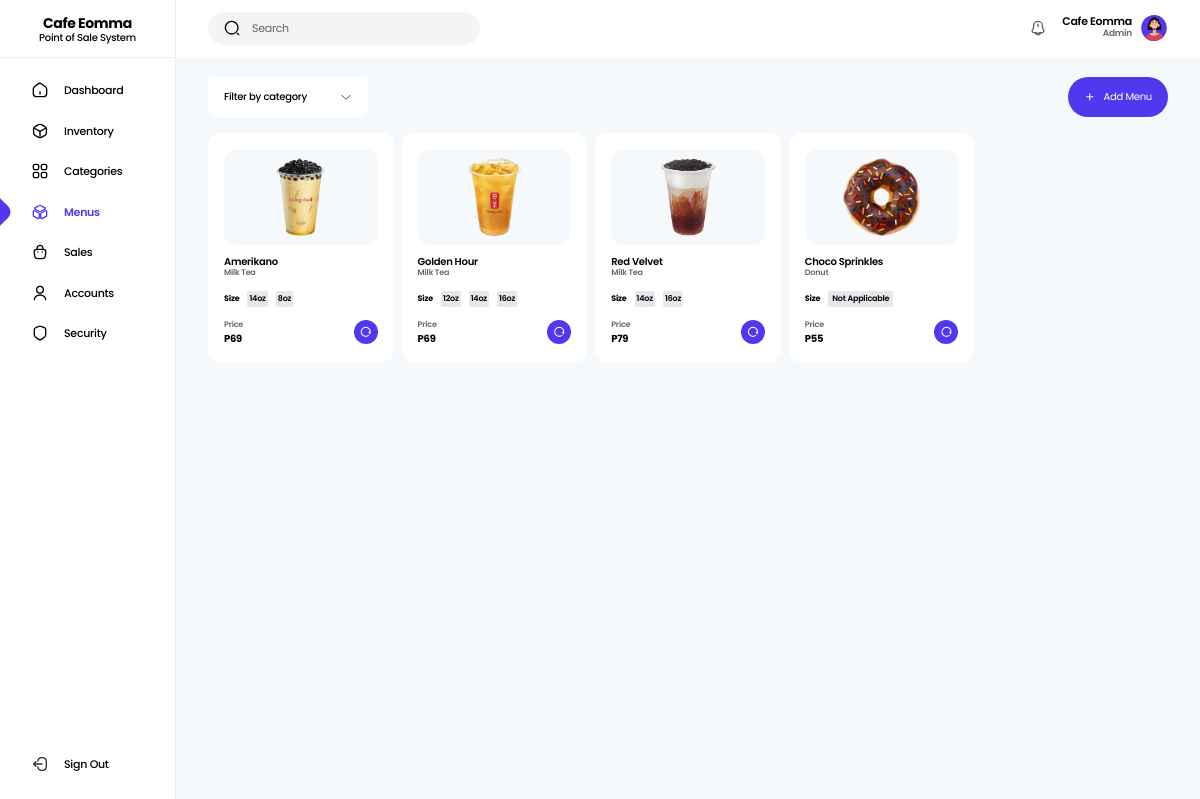
The app's page /app/Views/menus.php (signed in), older data.
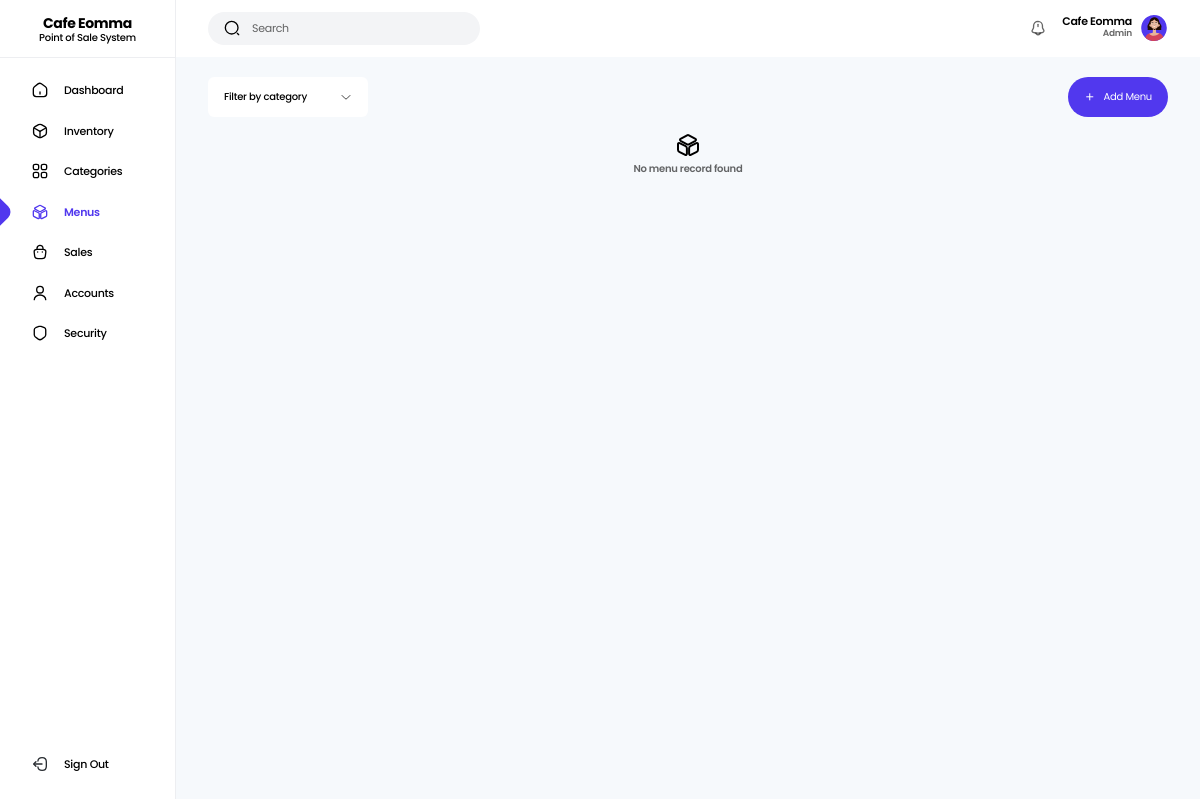
The same page, newer data.
### tables this page shows
CREATE TABLE `menus` (
  `id` int(11) NOT NULL,
  `menu_id` varchar(200) NOT NULL,
  `menu_name` varchar(100) NOT NULL,
  `menu_price` float(10,2) NOT NULL,
  `category_id` varchar(200) NOT NULL,
  `menu_status` tinyint(4) NOT NULL DEFAULT 1,
  `is_soldout` tinyint(4) NOT NULL DEFAULT 0,
  `date_created` datetime NOT NULL
);

CREATE TABLE `categories` (
  `id` int(11) NOT NULL,
  `category_id` varchar(200) NOT NULL,
  `category_name` varchar(50) NOT NULL,
  `category_status` tinyint(4) NOT NULL DEFAULT 1,
  `date_created` datetime NOT NULL
);

CREATE TABLE `sizes` (
  `id` int(11) NOT NULL,
  `size_id` varchar(200) NOT NULL,
  `menu_id` varchar(200) NOT NULL,
  `size` varchar(20) NOT NULL,
  `size_price` float(10,2) NOT NULL,
  `date_created` datetime NOT NULL
);

### app/Utils/Utilities.php (called while the page is built, shortened)
<?php
class Utilities
{
  public static function isAdmin(): bool
  {
    return isset($_SESSION['role']) AND $_SESSION['role'] == "b2fd54eb-4e49-11ee-8673-088fc30176f9" ? true : false;
  }
}

### config/init.php (called while the page is built, shortened)
<?php
$database = new Database();
$conn = $database->getConnetion($_ENV['DB_HOST'], $_ENV['DB_NAME'], $_ENV['DB_USERNAME'], $_ENV['DB_PASSWORD']);
$helper = new DbHelper($conn);
$menuController = new MenuController($helper);

### app/Controllers/MenuController.php (called while the page is built, shortened)
<?php
class MenuController extends FileUpload implements AppInterface
{
  private $helper;
  public function __construct(DbHelper $helper)
  {
    $this->helper = $helper;
  }
  public function show(): array
  {
    $this->helper->query("SELECT * FROM `menus` m LEFT JOIN `categories` c ON m.category_id=c.category_id ORDER BY m.id DESC");
    return $this->helper->fetchAll();
  }
}

### app/Utils/DbHelper.php (called while the page is built, shortened)
<?php
class DbHelper
{
  private $stmt;
  private $conn;
  public function __construct(PDO $db)
  {
    $this->conn = $db;
  }
  public function query(string $query, array $values = []): string
  {
    $this->stmt = $this->conn->prepare($query);
    return empty($values)
      ? $this->stmt->execute()
      : $this->stmt->execute($values);
  }
  public function rowCount(): int
  {
    return $this->stmt->rowCount();
  }
  public function fetchAll(): array
  {
    return $this->stmt->fetchAll(PDO::FETCH_OBJ);
  }
}

### app/Views/menus.php (the view, shortened to what this page needs)
<?php
  require_once __DIR__.'/../../config/init.php';
  require('./app/Views/partials/_header.php');
?>
  <main class="min-h-screen grid md:grid-cols-[11rem_auto] bg-light-gray">
    <?php require('./app/Views/partials/_sidebar.php') ?>
    <section>
      <?php require('./app/Views/partials/_topnav.php') ?>
      <div class="pt-20 md:pt-5 pb-5 px-8">
      <?php if(Utilities::isAdmin()){  ?>
        <div class="flex items-center justify-between gap-4 mb-4">
          <select class="filter-select appearance-none w-[10rem] h-10 bg-white text-[10px] font-medium text-black px-4 rounded-md">
            <option value="">Filter by category</option>
          </select>
          <a href="<?php echo SYSTEM_URL ?>add-menu" class="w-max h-10 flex items-center gap-2 bg-primary text-xs text-white py-2 px-4 rounded-full">
            <i class="ri-add-line"></i>
            <p class="text-[10px]">Add Menu</p>
          </a>
        </div>
        <?php if(count($menuController->show()) > 0){ ?>
          <div class="grid grid-cols-2 sm:grid-cols-4 lg:grid-cols-5 xl:grid-cols-8 gap-2">
          <?php foreach($menuController->show() as $menu): ?>
            <div class="search-area flex flex-col bg-white rounded-xl p-4">
              <div class="w-full h-24 grid place-items-center bg-light-gray rounded-xl mb-3">
                <img src="<?php echo SYSTEM_URL ?>uploads/menus/<?= $menu->menu_id.".png" ?>" alt="<?= $menu->menu_name ?>" class="h-20">
              </div>
              <p class="finder1 text-[10px] font-semibold text-black leading-none"><?= $menu->menu_name ?></p>
              <p class="finder2 text-[8px] font-semibold text-black/60 mb-3"><?= $menu->category_name ?></p>
              <?php
                $helper->query("SELECT * FROM `sizes` WHERE `menu_id` = ? ORDER BY `size`", [$menu->menu_id]);
                if($helper->rowCount() > 0){
              ?>
                  <div class="flex items-center gap-2 mb-3">
                    <p class="text-[8px] font-bold text-black">Size</p>
                  <?php foreach($helper->fetchAll() as $size): ?>
                    <span class="finder3 text-[8px] font-semibold p-[2px] bg-gray-200 rounded-sm"><?= $size->size ?></span>
                  <?php endforeach ?>
                  </div>
              <?php } else{ ?>
                <div class="flex items-center gap-2 mb-3">
                  <p class="text-[8px] font-bold text-black">Size</p>
                  <span class="text-[8px] font-semibold py-[2px] px-[4px] bg-gray-200 rounded-sm">Not Applicable</span>
                </div>
              <?php } ?>
              <div class="flex items-center justify-between gap-3 mt-auto">
                <div>
                  <p class="text-[8px] font-semibold text-black/60">Price</p>
                  <p class="finder4 text-[10px] font-bold text-black">P<?= $menu->menu_price ?></p>
                </div>
                <a href="<?php echo SYSTEM_URL ?>menu/<?= $menu->menu_id ?>" class="w-6 h-6 rounded-full buy-btn bg-primary text-xs text-center leading-6 text-white" title="Update Menu"><i class="ri-restart-line"></i></a>
              </div>
            </div>
          <?php endforeach ?>
          </div>
        <?php } else{ ?>
          <div class="min-h-[calc(100vh-10rem)] flex flex-col items-center justify-center gap-1">
            <img src="<?php echo SYSTEM_URL ?>public/icons/menu.svg" alt="menu" class="w-6 h-6">
            <p class="text-[10px] font-semibold text-black/60 text-center">No menu record found</p>
          </div>
        <?php } ?>
      <?php } ?>
      </div>
    </section>
  </main>
<?php require('./app/Views/partials/_footer.php') ?>

Row changes from the older to the newer data that the page shows:
removed menus: menu (picture), menu_name "Amerikano", categories.category_name "Milk Tea", menu_price "69"
removed sizes: size "14oz", shown under "Amerikano"
removed sizes: size "8oz", shown under "Amerikano"
removed menus: menu (picture), menu_name "Golden Hour", categories.category_name "Milk Tea", menu_price "69"
removed sizes: size "12oz", shown under "Golden Hour"
removed sizes: size "14oz", shown under "Golden Hour"
removed sizes: size "16oz", shown under "Golden Hour"
removed menus: menu (picture), menu_name "Red Velvet", categories.category_name "Milk Tea", menu_price "79"
removed sizes: size "14oz", shown under "Red Velvet"
removed sizes: size "16oz", shown under "Red Velvet"
removed menus: menu (picture), menu_name "Choco Sprinkles", categories.category_name "Donut", shows "Size", menu_price "55"
Text that changed along with them:
text now shown: "No menu record found"
